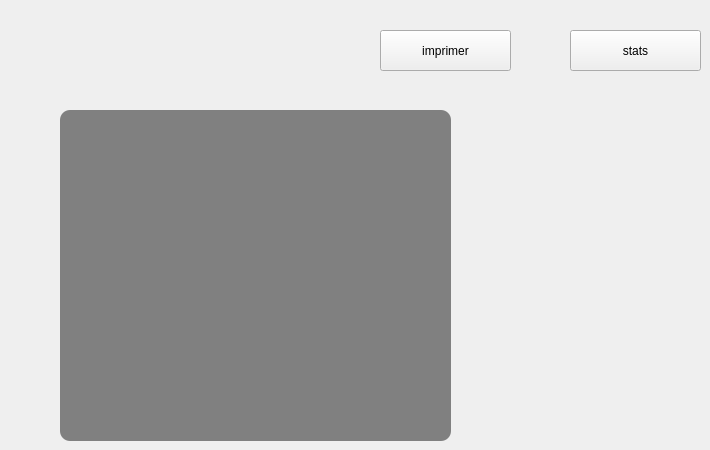
      <widget class="QWidget" name="tab_26">
       <attribute name="title">
        <string>imprimer</string>
       </attribute>
       <widget class="QGraphicsView" name="graphicsView">
        <property name="geometry">
         <rect>
          <x>60</x>
          <y>110</y>
          <width>391</width>
          <height>331</height>
         </rect>
        </property>
        <property name="styleSheet">
         <string notr="true">border-radius: 10px;
background-color: grey;
color: rgb(255, 255, 255);
alternate-background-color: rgb(255, 255, 255);</string>
        </property>
       </widget>
       <widget class="QPushButton" name="stats_2">
        <property name="geometry">
         <rect>
          <x>570</x>
          <y>30</y>
          <width>131</width>
          <height>41</height>
         </rect>
        </property>
        <property name="styleSheet">
         <string notr="true">QPushButton

{
	background-color: rgb(72, 78, 86);
	border-style: outset;
    border-width: 2px;
    border-radius:10px;
    border-color: beige;
    font: bold 14px;;
    padding: 6px;
	color: rgb(255, 255, 255);

}

QPushButton:hover

{
	background-color: lightgreen;
	color: rgb(0, 0, 0);
	gridline-color: rgb(94, 118, 255);
}

QPushButton:pressed</string>
        </property>
        <property name="text">
         <string>stats</string>
        </property>
       </widget>
       <widget class="QPushButton" name="imp">
        <property name="geometry">
         <rect>
          <x>380</x>
          <y>30</y>
          <width>131</width>
          <height>41</height>
         </rect>
        </property>
        <property name="styleSheet">
         <string notr="true">QPushButton

{
	background-color: rgb(72, 78, 86);
	border-style: outset;
    border-width: 2px;
    border-radius:10px;
    border-color: beige;
    font: bold 14px;;
    padding: 6px;
	color: rgb(255, 255, 255);

}

QPushButton:hover

{
	background-color: lightgreen;
	color: rgb(0, 0, 0);
	gridline-color: rgb(94, 118, 255);
}

QPushButton:pressed</string>
        </property>
        <property name="text">
         <string>imprimer</string>
        </property>
       </widget>
      </widget>
